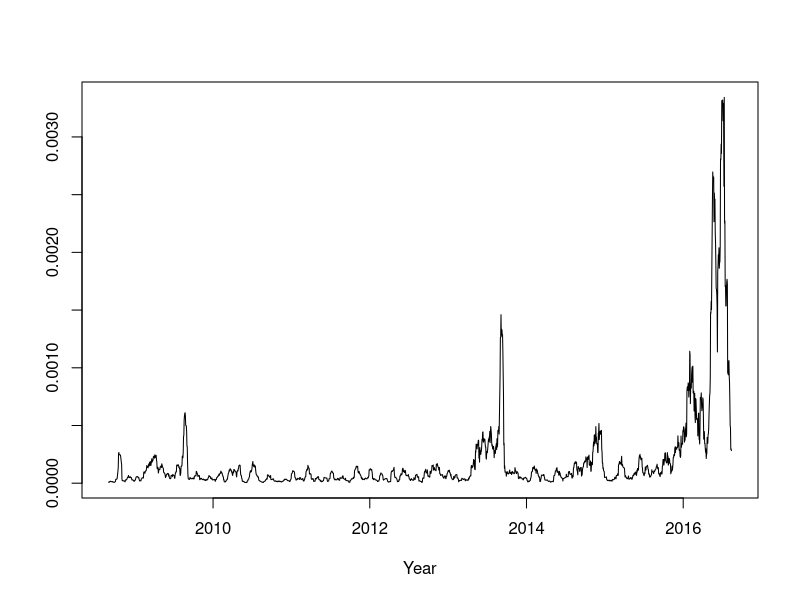
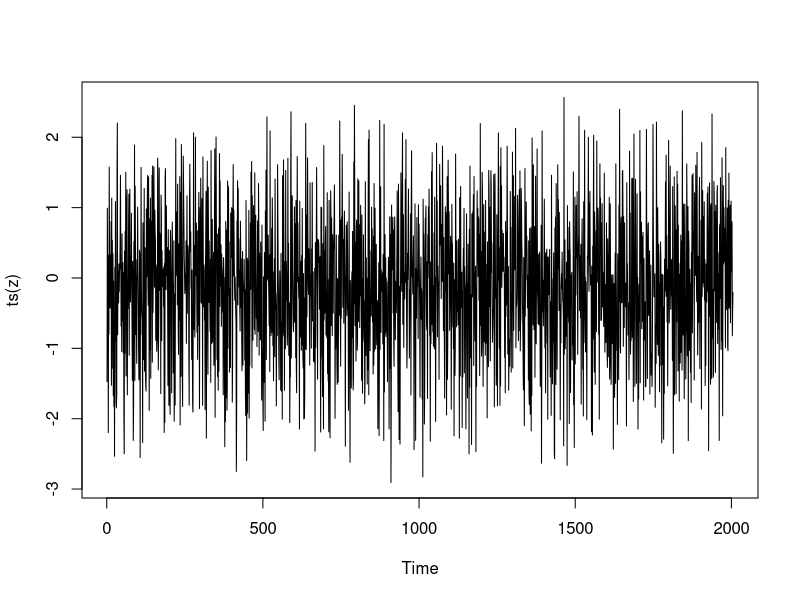
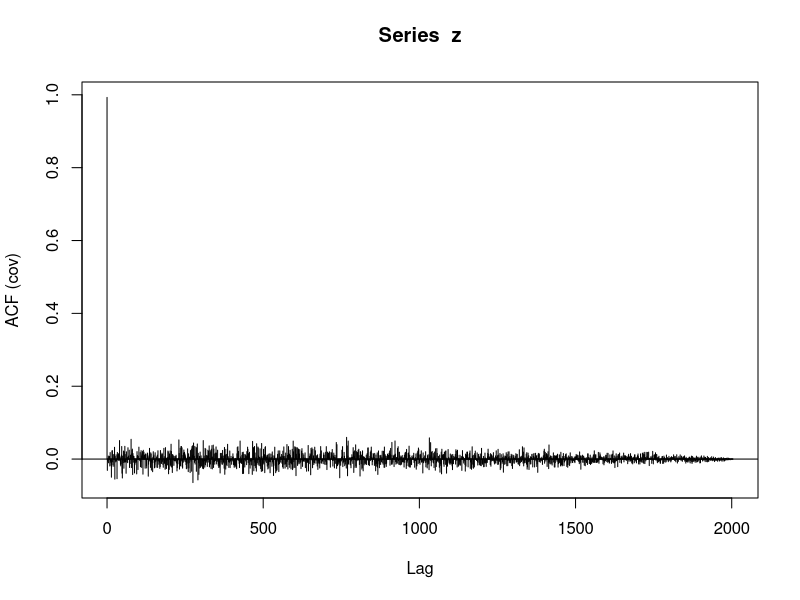

These figures' R source, in order:
## ---- chunk 1
knitr::opts_knit$set(root.dir = 'C:/Users/neide/Documents/GitHub/BEwebinar/Data')
## ---- chunk 2
dow <- read.table("dow.dat")
dow <- diff(log(dow[,1]))
dow <- ts(dow,start=c(2008,164),frequency=252)

p <- 5
dow.vol <- filter(dow^2,rep(1,2*p+1)/(2*p+1),method="convolution",sides=2)
plot(dow.vol,xlab="Year",ylab="",lwd=1)
## ---- chunk 3
p <- 9
psi <- rep(1,p+1)/(p+1)
n <- length(dow)
dow.vol <- filter(dow^2,psi,method="convolution",sides=1)[(p+1):n]
z <- dow[(p+1):n]/sqrt(dow.vol)
m <- length(z)
plot(ts(z))
## ---- chunk 4
kurt <- m*sum((z - mean(z))^4)/(sum((z - mean(z))^2))^2 - 3
kurt.std <- sqrt(m)*kurt/sqrt(mean(z^8)-mean(z^4)^2)
z.acf <- acf(z,plot=TRUE,lag.max=m-1,type="covariance")$acf
lambda <- seq(-m/2+1,m/2)*2*pi/m
pgram <- cos(0*lambda)*z.acf[1]
for(h in 1:(m-1))
{
	pgram <- pgram + 2*cos(h*lambda)*z.acf[h+1]
}
pgram <- ts(pgram,start=0,frequency=m)
tot.var <- .5*mean(pgram^2) - z.acf[1]^2
tot.std <- sqrt(m)*tot.var/sqrt(2*z.acf[1]^4)
print(c(kurt,kurt.std))
print(c(tot.var,tot.std))
